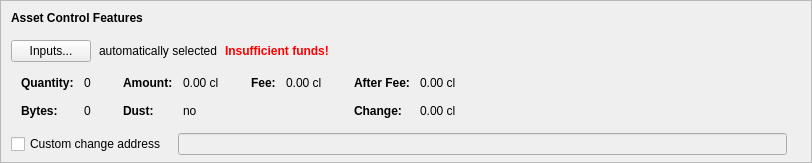
      <widget class="QFrame" name="frameAssetControl">
       <property name="sizePolicy">
        <sizepolicy hsizetype="Expanding" vsizetype="Fixed">
         <horstretch>0</horstretch>
         <verstretch>0</verstretch>
        </sizepolicy>
       </property>
       <property name="maximumSize">
        <size>
         <width>16777215</width>
         <height>16777215</height>
        </size>
       </property>
       <property name="frameShape">
        <enum>QFrame::StyledPanel</enum>
       </property>
       <property name="frameShadow">
        <enum>QFrame::Sunken</enum>
       </property>
       <layout class="QVBoxLayout" name="verticalLayoutAssetControl2">
        <property name="spacing">
         <number>0</number>
        </property>
        <property name="leftMargin">
         <number>0</number>
        </property>
        <property name="topMargin">
         <number>0</number>
        </property>
        <property name="rightMargin">
         <number>0</number>
        </property>
        <property name="bottomMargin">
         <number>6</number>
        </property>
        <item>
         <layout class="QVBoxLayout" name="verticalLayoutAssetControl" stretch="0,0,0,0,1">
          <property name="spacing">
           <number>0</number>
          </property>
          <property name="leftMargin">
           <number>10</number>
          </property>
          <property name="topMargin">
           <number>10</number>
          </property>
          <item>
           <layout class="QHBoxLayout" name="horizontalLayoutAssetControl1">
            <property name="bottomMargin">
             <number>15</number>
            </property>
            <item>
             <widget class="QLabel" name="labelAssetControlFeatures">
              <property name="sizePolicy">
               <sizepolicy hsizetype="Preferred" vsizetype="Maximum">
                <horstretch>0</horstretch>
                <verstretch>0</verstretch>
               </sizepolicy>
              </property>
              <property name="font">
               <font>
                <weight>75</weight>
                <bold>true</bold>
               </font>
              </property>
              <property name="styleSheet">
               <string notr="true">font-weight:bold;</string>
              </property>
              <property name="text">
               <string>Asset Control Features</string>
              </property>
             </widget>
            </item>
           </layout>
          </item>
          <item>
           <layout class="QHBoxLayout" name="horizontalLayoutAssetControl2" stretch="0,0,0,0">
            <property name="spacing">
             <number>8</number>
            </property>
            <property name="bottomMargin">
             <number>10</number>
            </property>
            <item>
             <widget class="QPushButton" name="pushButtonAssetControl">
              <property name="styleSheet">
               <string notr="true"/>
              </property>
              <property name="text">
               <string>Inputs...</string>
              </property>
              <property name="autoDefault">
               <bool>false</bool>
              </property>
             </widget>
            </item>
            <item>
             <widget class="QLabel" name="labelAssetControlAutomaticallySelected">
              <property name="text">
               <string>automatically selected</string>
              </property>
              <property name="margin">
               <number>5</number>
              </property>
             </widget>
            </item>
            <item>
             <widget class="QLabel" name="labelAssetControlInsuffFunds">
              <property name="font">
               <font>
                <weight>75</weight>
                <bold>true</bold>
               </font>
              </property>
              <property name="styleSheet">
               <string notr="true">color:red;font-weight:bold;</string>
              </property>
              <property name="text">
               <string>Insufficient funds!</string>
              </property>
              <property name="margin">
               <number>5</number>
              </property>
             </widget>
            </item>
            <item>
             <spacer name="horizontalSpacerAssetControl">
              <property name="orientation">
               <enum>Qt::Horizontal</enum>
              </property>
              <property name="sizeHint" stdset="0">
               <size>
                <width>40</width>
                <height>1</height>
               </size>
              </property>
             </spacer>
            </item>
           </layout>
          </item>
          <item>
           <widget class="QWidget" name="widgetAssetControl" native="true">
            <property name="sizePolicy">
             <sizepolicy hsizetype="Preferred" vsizetype="Preferred">
              <horstretch>0</horstretch>
              <verstretch>0</verstretch>
             </sizepolicy>
            </property>
            <property name="minimumSize">
             <size>
              <width>0</width>
              <height>0</height>
             </size>
            </property>
            <property name="styleSheet">
             <string notr="true"/>
            </property>
            <layout class="QHBoxLayout" name="horizontalLayoutAssetControl5">
             <property name="leftMargin">
              <number>0</number>
             </property>
             <property name="topMargin">
              <number>0</number>
             </property>
             <property name="rightMargin">
              <number>0</number>
             </property>
             <property name="bottomMargin">
              <number>0</number>
             </property>
             <item>
              <layout class="QHBoxLayout" name="horizontalLayoutAssetControl3" stretch="0,0,0,1">
               <property name="spacing">
                <number>20</number>
               </property>
               <property name="topMargin">
                <number>0</number>
               </property>
               <property name="bottomMargin">
                <number>10</number>
               </property>
               <item>
                <layout class="QFormLayout" name="formLayoutAssetControl1">
                 <property name="horizontalSpacing">
                  <number>10</number>
                 </property>
                 <property name="verticalSpacing">
                  <number>14</number>
                 </property>
                 <property name="leftMargin">
                  <number>10</number>
                 </property>
                 <property name="topMargin">
                  <number>4</number>
                 </property>
                 <property name="rightMargin">
                  <number>6</number>
                 </property>
                 <item row="0" column="0">
                  <widget class="QLabel" name="labelAssetControlQuantityText">
                   <property name="font">
                    <font>
                     <weight>75</weight>
                     <bold>true</bold>
                    </font>
                   </property>
                   <property name="text">
                    <string>Quantity:</string>
                   </property>
                   <property name="margin">
                    <number>0</number>
                   </property>
                  </widget>
                 </item>
                 <item row="0" column="1">
                  <widget class="QLabel" name="labelAssetControlQuantity">
                   <property name="cursor">
                    <cursorShape>IBeamCursor</cursorShape>
                   </property>
                   <property name="contextMenuPolicy">
                    <enum>Qt::ActionsContextMenu</enum>
                   </property>
                   <property name="text">
                    <string notr="true">0</string>
                   </property>
                   <property name="margin">
                    <number>0</number>
                   </property>
                   <property name="textInteractionFlags">
                    <set>Qt::LinksAccessibleByMouse|Qt::TextSelectableByKeyboard|Qt::TextSelectableByMouse</set>
                   </property>
                  </widget>
                 </item>
                 <item row="1" column="0">
                  <widget class="QLabel" name="labelAssetControlBytesText">
                   <property name="font">
                    <font>
                     <weight>75</weight>
                     <bold>true</bold>
                    </font>
                   </property>
                   <property name="text">
                    <string>Bytes:</string>
                   </property>
                  </widget>
                 </item>
                 <item row="1" column="1">
                  <widget class="QLabel" name="labelAssetControlBytes">
                   <property name="cursor">
                    <cursorShape>IBeamCursor</cursorShape>
                   </property>
                   <property name="contextMenuPolicy">
                    <enum>Qt::ActionsContextMenu</enum>
                   </property>
                   <property name="text">
                    <string notr="true">0</string>
                   </property>
                   <property name="textInteractionFlags">
                    <set>Qt::LinksAccessibleByMouse|Qt::TextSelectableByKeyboard|Qt::TextSelectableByMouse</set>
                   </property>
                  </widget>
                 </item>
                </layout>
               </item>
               <item>
                <layout class="QFormLayout" name="formLayoutAssetControl2">
                 <property name="horizontalSpacing">
                  <number>10</number>
                 </property>
                 <property name="verticalSpacing">
                  <number>14</number>
                 </property>
                 <property name="leftMargin">
                  <number>6</number>
                 </property>
                 <property name="topMargin">
                  <number>4</number>
                 </property>
                 <property name="rightMargin">
                  <number>6</number>
                 </property>
                 <item row="0" column="0">
                  <widget class="QLabel" name="labelAssetControlAmountText">
                   <property name="font">
                    <font>
                     <weight>75</weight>
                     <bold>true</bold>
                    </font>
                   </property>
                   <property name="text">
                    <string>Amount:</string>
                   </property>
                   <property name="margin">
                    <number>0</number>
                   </property>
                  </widget>
                 </item>
                 <item row="0" column="1">
                  <widget class="QLabel" name="labelAssetControlAmount">
                   <property name="cursor">
                    <cursorShape>IBeamCursor</cursorShape>
                   </property>
                   <property name="contextMenuPolicy">
                    <enum>Qt::ActionsContextMenu</enum>
                   </property>
                   <property name="text">
                    <string notr="true">0.00 cl</string>
                   </property>
                   <property name="textInteractionFlags">
                    <set>Qt::LinksAccessibleByMouse|Qt::TextSelectableByKeyboard|Qt::TextSelectableByMouse</set>
                   </property>
                  </widget>
                 </item>
                 <item row="1" column="0">
                  <widget class="QLabel" name="labelAssetControlLowOutputText">
                   <property name="font">
                    <font>
                     <weight>75</weight>
                     <bold>true</bold>
                    </font>
                   </property>
                   <property name="text">
                    <string>Dust:</string>
                   </property>
                  </widget>
                 </item>
                 <item row="1" column="1">
                  <widget class="QLabel" name="labelAssetControlLowOutput">
                   <property name="cursor">
                    <cursorShape>IBeamCursor</cursorShape>
                   </property>
                   <property name="contextMenuPolicy">
                    <enum>Qt::ActionsContextMenu</enum>
                   </property>
                   <property name="text">
                    <string notr="true">no</string>
                   </property>
                   <property name="textInteractionFlags">
                    <set>Qt::LinksAccessibleByMouse|Qt::TextSelectableByKeyboard|Qt::TextSelectableByMouse</set>
                   </property>
                  </widget>
                 </item>
                </layout>
               </item>
               <item>
                <layout class="QFormLayout" name="formLayoutAssetControl3">
                 <property name="horizontalSpacing">
                  <number>10</number>
                 </property>
                 <property name="verticalSpacing">
                  <number>14</number>
                 </property>
                 <property name="leftMargin">
                  <number>6</number>
                 </property>
                 <property name="topMargin">
                  <number>4</number>
                 </property>
                 <property name="rightMargin">
                  <number>6</number>
                 </property>
                 <item row="0" column="0">
                  <widget class="QLabel" name="labelAssetControlFeeText">
                   <property name="font">
                    <font>
                     <weight>75</weight>
                     <bold>true</bold>
                    </font>
                   </property>
                   <property name="text">
                    <string>Fee:</string>
                   </property>
                   <property name="margin">
                    <number>0</number>
                   </property>
                  </widget>
                 </item>
                 <item row="0" column="1">
                  <widget class="QLabel" name="labelAssetControlFee">
                   <property name="cursor">
                    <cursorShape>IBeamCursor</cursorShape>
                   </property>
                   <property name="contextMenuPolicy">
                    <enum>Qt::ActionsContextMenu</enum>
                   </property>
                   <property name="text">
                    <string notr="true">0.00 cl</string>
                   </property>
                   <property name="textInteractionFlags">
                    <set>Qt::LinksAccessibleByMouse|Qt::TextSelectableByKeyboard|Qt::TextSelectableByMouse</set>
                   </property>
                  </widget>
                 </item>
                </layout>
               </item>
               <item>
                <layout class="QFormLayout" name="formLayoutAssetControl4">
                 <property name="horizontalSpacing">
                  <number>10</number>
                 </property>
                 <property name="verticalSpacing">
                  <number>14</number>
                 </property>
                 <property name="leftMargin">
                  <number>6</number>
                 </property>
                 <property name="topMargin">
                  <number>4</number>
                 </property>
                 <property name="rightMargin">
                  <number>6</number>
                 </property>
                 <item row="0" column="0">
                  <widget class="QLabel" name="labelAssetControlAfterFeeText">
                   <property name="font">
                    <font>
                     <weight>75</weight>
                     <bold>true</bold>
                    </font>
                   </property>
                   <property name="text">
                    <string>After Fee:</string>
                   </property>
                   <property name="margin">
                    <number>0</number>
                   </property>
                  </widget>
                 </item>
                 <item row="0" column="1">
                  <widget class="QLabel" name="labelAssetControlAfterFee">
                   <property name="cursor">
                    <cursorShape>IBeamCursor</cursorShape>
                   </property>
                   <property name="contextMenuPolicy">
                    <enum>Qt::ActionsContextMenu</enum>
                   </property>
                   <property name="text">
                    <string notr="true">0.00 cl</string>
                   </property>
                   <property name="textInteractionFlags">
                    <set>Qt::LinksAccessibleByMouse|Qt::TextSelectableByKeyboard|Qt::TextSelectableByMouse</set>
                   </property>
                  </widget>
                 </item>
                 <item row="1" column="0">
                  <widget class="QLabel" name="labelAssetControlChangeText">
                   <property name="font">
                    <font>
                     <weight>75</weight>
                     <bold>true</bold>
                    </font>
                   </property>
                   <property name="text">
                    <string>Change:</string>
                   </property>
                  </widget>
                 </item>
                 <item row="1" column="1">
                  <widget class="QLabel" name="labelAssetControlChange">
                   <property name="cursor">
                    <cursorShape>IBeamCursor</cursorShape>
                   </property>
                   <property name="contextMenuPolicy">
                    <enum>Qt::ActionsContextMenu</enum>
                   </property>
                   <property name="text">
                    <string notr="true">0.00 cl</string>
                   </property>
                   <property name="textInteractionFlags">
                    <set>Qt::LinksAccessibleByMouse|Qt::TextSelectableByKeyboard|Qt::TextSelectableByMouse</set>
                   </property>
                  </widget>
                 </item>
                </layout>
               </item>
              </layout>
             </item>
            </layout>
           </widget>
          </item>
          <item>
           <layout class="QHBoxLayout" name="horizontalLayoutAssetControl4" stretch="0,0,0">
            <property name="spacing">
             <number>12</number>
            </property>
            <property name="sizeConstraint">
             <enum>QLayout::SetDefaultConstraint</enum>
            </property>
            <property name="topMargin">
             <number>5</number>
            </property>
            <property name="rightMargin">
             <number>5</number>
            </property>
            <item>
             <widget class="QCheckBox" name="checkBoxAssetControlChange">
              <property name="toolTip">
               <string>If this is activated, but the change address is empty or invalid, change will be sent to a newly generated address.</string>
              </property>
              <property name="text">
               <string>Custom change address</string>
              </property>
             </widget>
            </item>
            <item>
             <widget class="QValidatedLineEdit" name="lineEditAssetControlChange">
              <property name="enabled">
               <bool>false</bool>
              </property>
              <property name="sizePolicy">
               <sizepolicy hsizetype="Expanding" vsizetype="Fixed">
                <horstretch>0</horstretch>
                <verstretch>0</verstretch>
               </sizepolicy>
              </property>
             </widget>
            </item>
            <item>
             <widget class="QLabel" name="labelAssetControlChangeLabel">
              <property name="sizePolicy">
               <sizepolicy hsizetype="Preferred" vsizetype="Expanding">
                <horstretch>0</horstretch>
                <verstretch>0</verstretch>
               </sizepolicy>
              </property>
              <property name="minimumSize">
               <size>
                <width>0</width>
                <height>0</height>
               </size>
              </property>
              <property name="text">
               <string/>
              </property>
              <property name="margin">
               <number>3</number>
              </property>
             </widget>
            </item>
           </layout>
          </item>
          <item>
           <spacer name="verticalSpacerAssetControl">
            <property name="orientation">
             <enum>Qt::Vertical</enum>
            </property>
            <property name="sizeHint" stdset="0">
             <size>
              <width>800</width>
              <height>1</height>
             </size>
            </property>
           </spacer>
          </item>
         </layout>
        </item>
       </layout>
      </widget>
